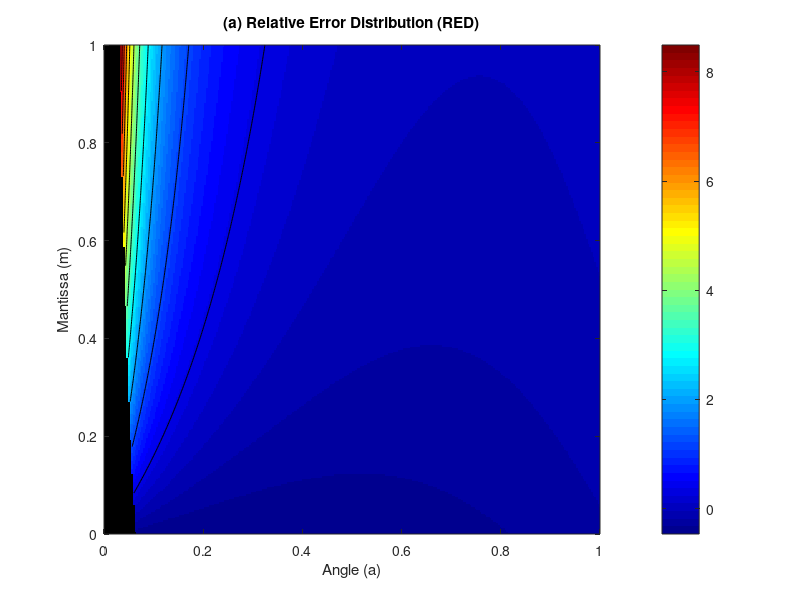
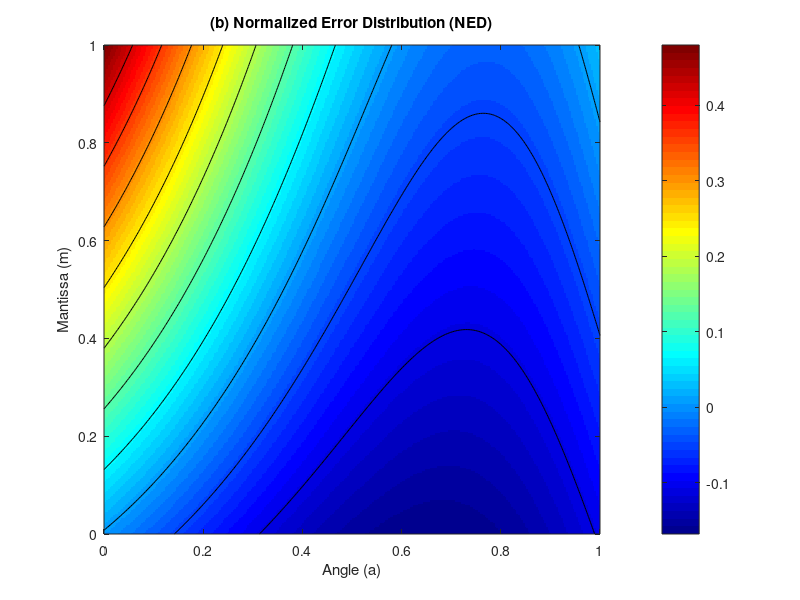

Source code (MATLAB) for these figures, in order:
clear; clc; close all;

Nm = 300;
Na = 300;

m = linspace(0,1,Nm);
a = linspace(0,1,Na);

[M,A] = meshgrid(m,a);


F_exact = (1 + M) .* sin(pi/2 * A);

pm  = 0.95;
pa  = 0.78;
pma = 0.32;
b   = 0.01;

F_approx = pm*M + pa*A + pma*(M.*A) + b;

Error = F_approx - F_exact;

RED = Error ./ (F_exact + eps);
NED = Error ./ max(abs(F_exact(:)));

threshold = 0.05 * max(F_exact(:));
RED_masked = RED;
RED_masked(abs(F_exact) < threshold) = NaN;

figure;
imagesc(a, m, RED_masked.');
set(gca,'YDir','normal');
colormap jet;
colorbar;

xlabel('Angle (a)');
ylabel('Mantissa (m)');
title('(a) Relative Error Distribution (RED)');

hold on;
contour(a, m, RED_masked.', 10, 'k');
hold off;

figure;
imagesc(a, m, NED.');
set(gca,'YDir','normal');
colormap jet;
colorbar;

xlabel('Angle (a)');
ylabel('Mantissa (m)');
title('(b) Normalized Error Distribution (NED)');

hold on;
contour(a, m, NED.', 10, 'k');
hold off;
